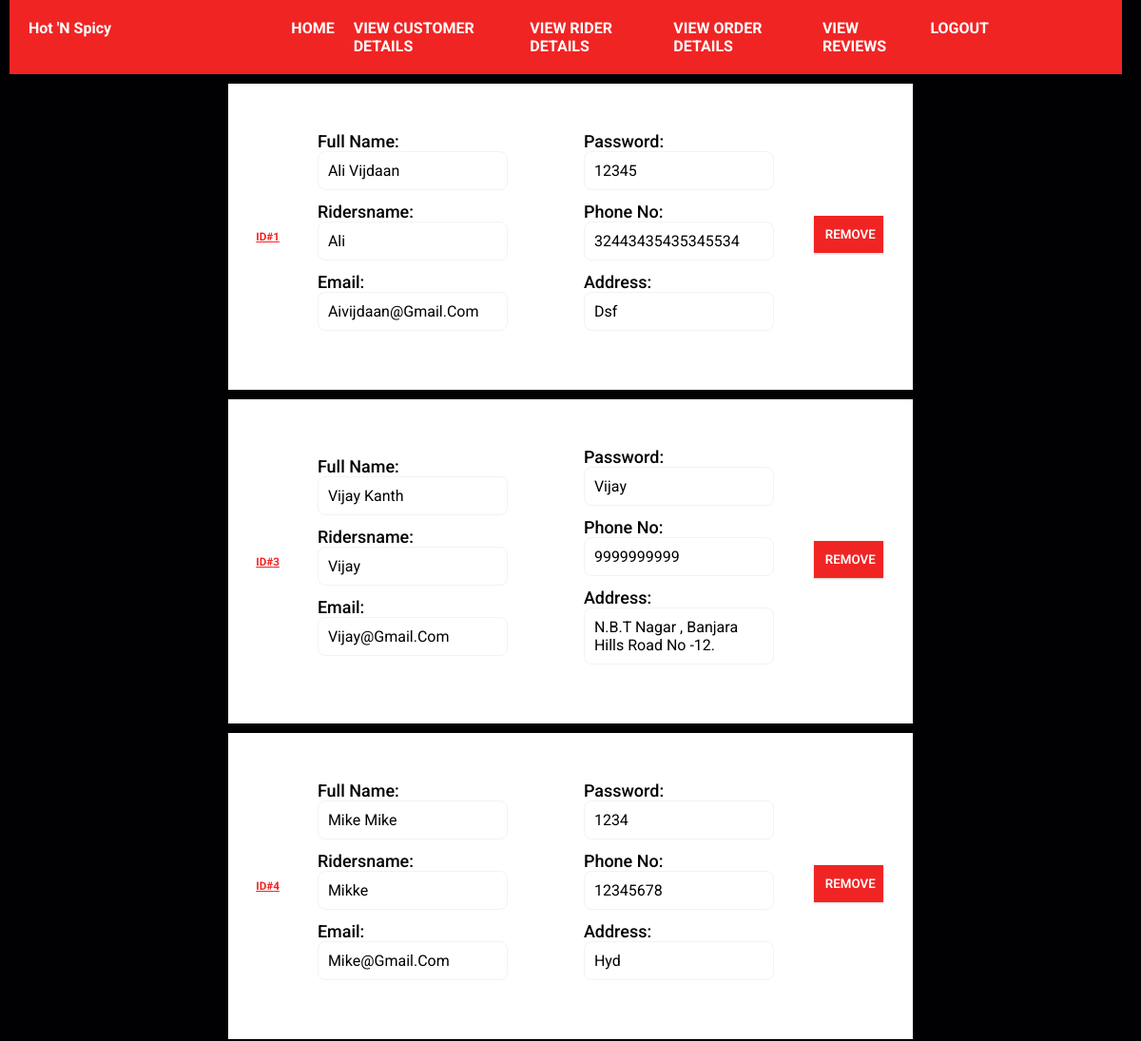
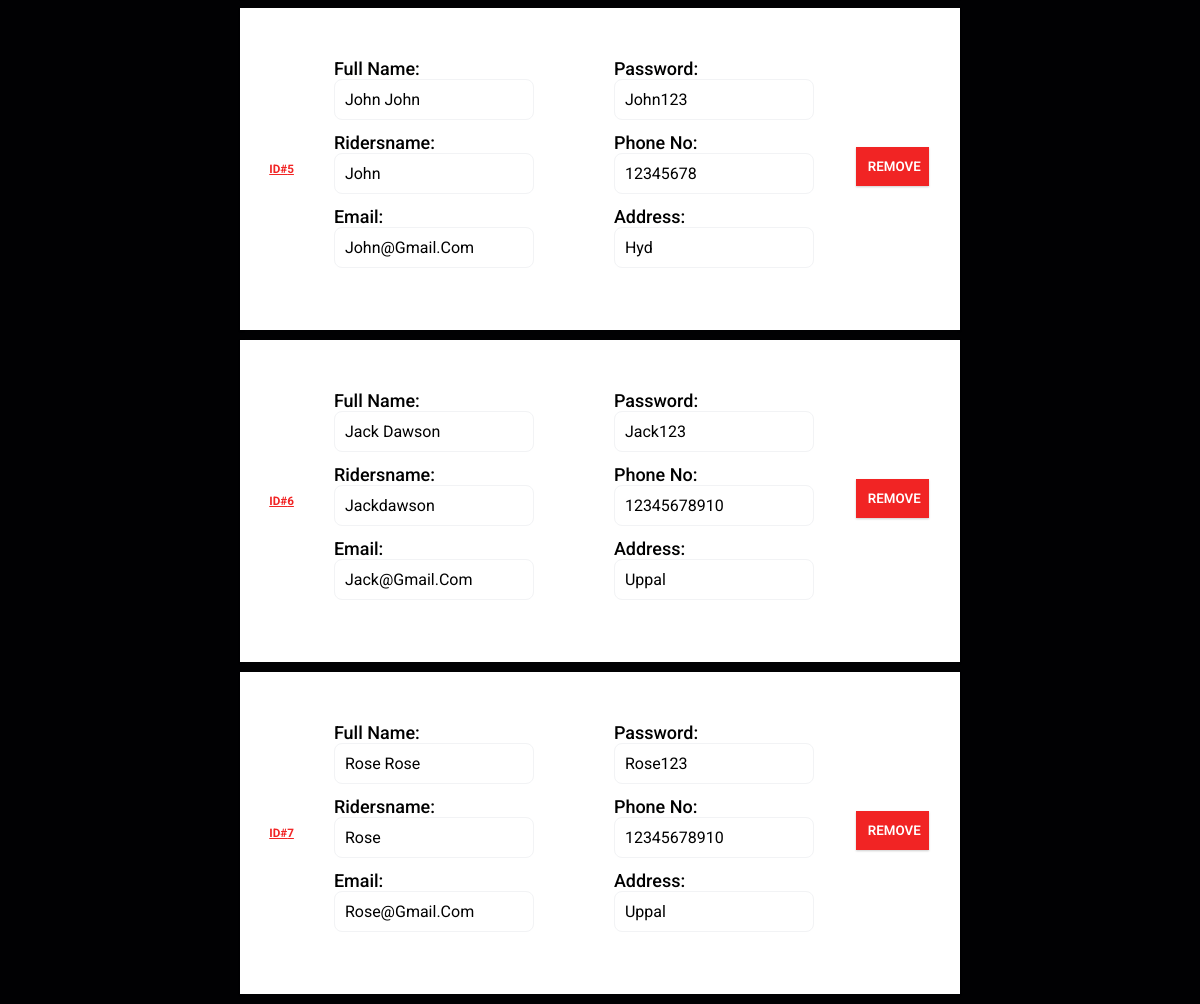
The app's page /allRiders (signed in) with its own data (2 pictures, top to bottom).
### tables this page shows
CREATE TABLE Riders(
        rider_id    INTEGER PRIMARY KEY AUTOINCREMENT,
        phone_no       varchar (25),
        user_name      VARCHAR (30),
        first_name     VARCHAR (30),
        last_name      VARCHAR (30),
        password        VARCHAR (30),
        address        VARCHAR (100),
        email          VARCHAR (50),
        admin_id        int not null,
        FOREIGN KEY (ADMIN_ID) REFERENCES ADMIN(ADMIN_ID)
        );

### app.py (the view)
@app.route('/allRiders')
def allRiders():
    if "email" and "password" in session:
        print("entered all riders")
        riders = db.returnRider()
        riders = riders.fetchall()
        return render_template('riderdetails.html', riders= riders)
    return redirect(url_for("adminLogin"))

### database.py (called while the page is built)
    @staticmethod
    def returnRider():
        connection = s.connect("foodSystem.db")
        cursor = connection.cursor()
        riders = cursor.execute("SELECT * from Riders")
        return riders

### templates/riderdetails.html (shortened to what this page needs)
{% extends 'adminBase.html' %}
{% block body %}
<div class="RidersContent">
    {% for i in range(riders|length) %}
    <div class="ridersCard">
        <h3>ID#{{ riders[i][0] }}</h3>
    <section class="ridersSec1">
    <div class="RfirstLast">
        <span class="riderslabel">
            Full Name:
        </span>
        <p>{{ riders[i][3] }} {{ riders[i][4] }}</p>
    </div>
    <div class="Rridersname">
        <span class="riderslabel">
            ridersname:
        </span>
        <p>{{ riders[i][2] }}</p>
    </div>
    <div class="Rridersemail">
        <span class="riderslabel">
            Email:
        </span>
        <p>{{ riders[i][7] }}</p>
    </div>
</section>
<section class="ridersSec2">
    <div class="Rriderspassword">
        <span class="riderslabel">
            Password:
        </span>
        <p>{{ riders[i][5] }}</p>
    </div>
    <div class="Rridersphone">
        <span class="riderslabel">
            Phone No:
        </span>
        <p>{{ riders[i][1] }}</p>
    </div>
    <div class="Rridersaddress">
        <span class="riderslabel">
            Address:
        </span>
        <p>{{ riders[i][6] }}</p>
    </div>
</section>
<div class="orderButton">
    <a href="/delRider/{{ riders[i][0] }}"><button>REMOVE</button></a>
</div>
</div>
{% endfor %}
</div>
{% endblock body %}

### static/css/adminStyle.css (style rules this page uses)
* { margin: 0; padding: 0; font-family:system-ui, -apple-system, BlinkMacSystemFont, 'Segoe UI', Roboto, Oxygen, Ubuntu, Cantarell, 'Open Sans', 'Helvetica Neue', sans-serif; }
body { background-color: #000000; }

### static/css/style.css (style rules this page uses)
:root { --main-color: #f12424; --black: #13131a; --bg: #010103; --border: .1rem solid rgba(255, 255, 255, .3); }
* { margin: 0; padding: 0; font-family:'Roboto', sans-serif; outline: none; border:none; box-sizing: border-box; text-decoration: none; text-transform: capitalize; transition: .2s linear; }
html { font-size: 62.5%; overflow-x: hidden; scroll-padding-top: 9rem; scroll-behavior: smooth; }
body { background: var(--bg); }
.orderButton { text-align: center; margin-bottom: 5px; }
.orderButton a button { font-weight: 600; padding: 12px; width: 95%; border: none; cursor: pointer; color: white; background-color: #f12424; box-shadow: 0 1px 2px rgba(0, 0, 0, 0.2); }
.ridersCard { display: flex; justify-content: center; align-items: center; margin-top:10px; margin-bottom:10px; background-color: white; margin-left: 20%; margin-right: 20%; padding: 50px; box-shadow: 0 1px 2px rgba(0, 0, 0, 0.2); }
.ridersSec1, .ridersSec2 { margin-left: 40px; margin-right: 40px; }
.RfirstLast p, .Rridersname p, .Rridersemail p, .Rriderspassword p, .Rridersphone p, .Rridersaddress p { font-size: medium; padding: 10px; width: 200px; border-radius: max(0px, min(8px, ((100vw - 4px) - 100%) * 9999)) / 8px; border: 1px solid #F2F3F5; margin-bottom: 12px; }
.riderslabel { font-size: large; font-weight:500; }
.ridersCard h3 { color:#f12424; text-decoration:underline; }

### records on screen
Riders: rider_id "1", first_name "Ali", last_name "Vijdaan", user_name "Ali", email "Aivijdaan@gmail.com", password "12345", phone_no "32443435435345534", address "Dsf"
Riders: rider_id "3", first_name "Vijay", last_name "Kanth", user_name "Vijay", email "Vijay@gmail.com", password "Vijay", phone_no "9999999999", address "N.B.T Nagar , Banjara Hills Road No -12."
Riders: rider_id "4", first_name "Mike", last_name "Mike", user_name "Mikke", email "Mike@gmail.com", password "1234", phone_no "12345678", address "Hyd"
Riders: rider_id "5", first_name "John", last_name "John", user_name "John", email "John@gmail.com", password "John123", phone_no "12345678", address "Hyd"
Riders: rider_id "6", first_name "Jack", last_name "Dawson", user_name "Jackdawson", email "Jack@gmail.com", password "Jack123", phone_no "12345678910", address "Uppal"
Riders: rider_id "7", first_name "Rose", last_name "Rose", user_name "Rose", email "Rose@gmail.com", password "Rose123", phone_no "12345678910", address "Uppal"
